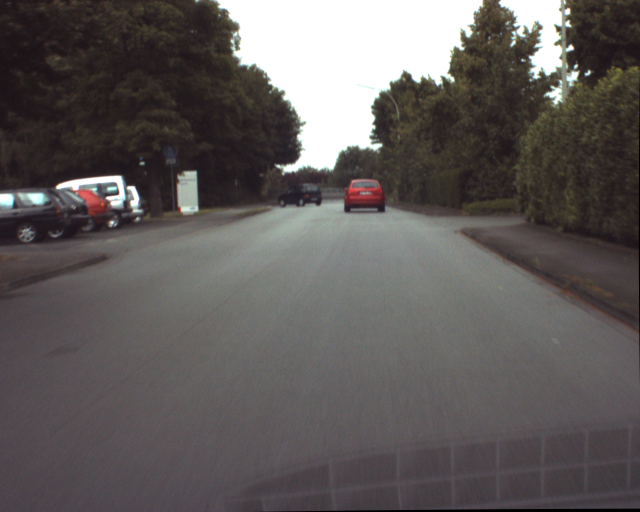
%> input picture ur_c_s_03a_01_L_0376.png, 1280 x 1024 px (shown at 1/2 size)
$ octave --eval "ColorBased_Segmentation;"   (GNU Octave 9; MATLAB toolbox functions it lacks are replaced by stand-ins)
%> lines starting %> are read from the running program, lines starting %| are printed output that depends on the picture; in (x1, y1, x2, y2) boxes, pixels count from 0 and x2, y2 are one past the last pixel; in counts of white or black regions, pixels touching at a corner belong together; the program's own positions count from 1
function ColorBased_Segmentation()

I1 = imread('ur_c_s_03a_01_L_0376.png');
%> I1 is the input picture: size 1024x1280x3 uint8; mean R, G, B 95.5, 90.9, 90
I2 = imread('ur_c_s_03a_01_L_0377.png');
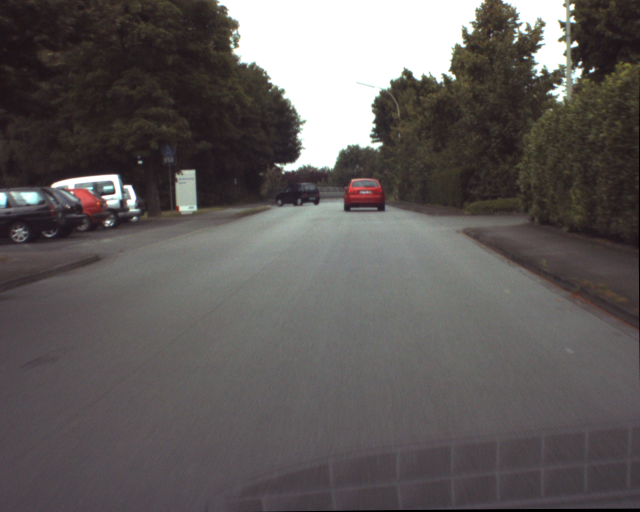
%> input picture ur_c_s_03a_01_L_0377.png, 1280 x 1024 px (shown at 1/2 size)
%> I2 is the input picture: size 1024x1280x3 uint8; mean R, G, B 95.5, 90.9, 90
I3 = imread('ur_c_s_03a_01_L_0378.png');
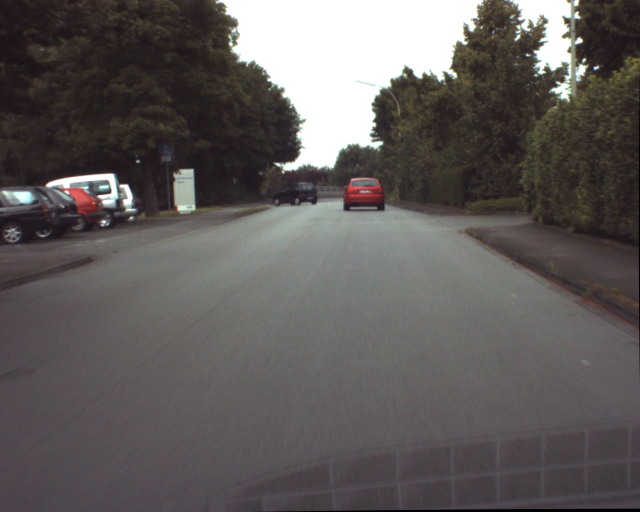
%> input picture ur_c_s_03a_01_L_0378.png, 1280 x 1024 px (shown at 1/2 size)
%> I3 is the input picture: size 1024x1280x3 uint8; mean R, G, B 95.7, 91.1, 90.2
I4 = imread('ur_c_s_03a_01_L_0379.png');
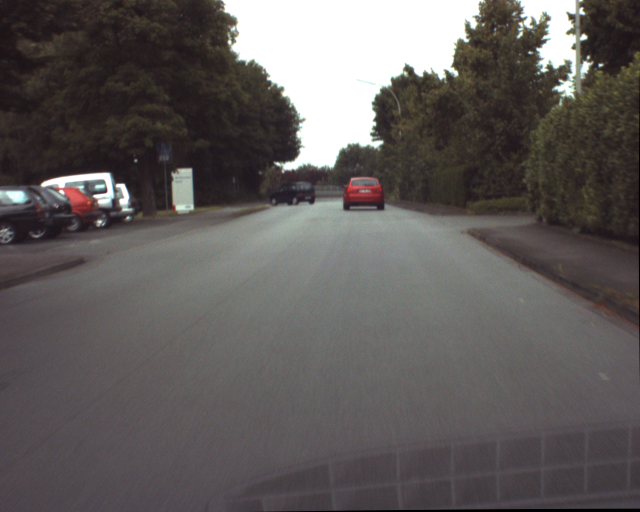
%> input picture ur_c_s_03a_01_L_0379.png, 1280 x 1024 px (shown at 1/2 size)
%> I4 is the input picture: size 1024x1280x3 uint8; mean R, G, B 96, 91.5, 90.5
I5 = imread('ur_c_s_03a_01_L_0380.png');
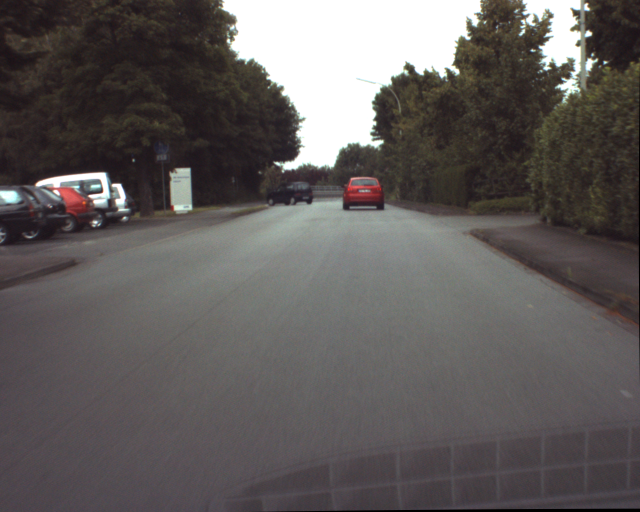
%> input picture ur_c_s_03a_01_L_0380.png, 1280 x 1024 px (shown at 1/2 size)
%> I5 is the input picture: size 1024x1280x3 uint8; mean R, G, B 96.2, 91.7, 90.8
I6 = imread('ur_c_s_03a_01_L_0381.png');
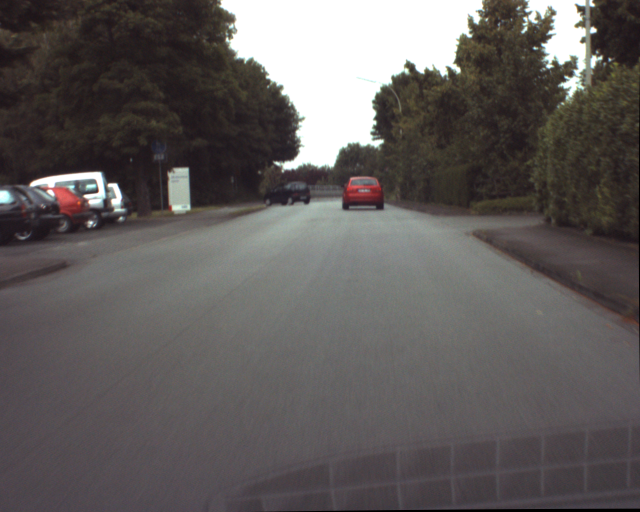
%> input picture ur_c_s_03a_01_L_0381.png, 1280 x 1024 px (shown at 1/2 size)
%> I6 is the input picture: size 1024x1280x3 uint8; mean R, G, B 96.5, 92, 91

figure
% Gray images
I1_Gray = rgb2gray(I1) ;
I2_Gray = rgb2gray(I2) ;
I3_Gray = rgb2gray(I3) ;
I4_Gray = rgb2gray(I4) ;
I5_Gray = rgb2gray(I5) ;
I6_Gray = rgb2gray(I6) ;

% HSV Images
I1_HSV=rgb2hsv(I1);
%> I1_HSV: size 1024x1280x3 double; mean H, S, V 0.427, 0.126, 0.379
I2_HSV=rgb2hsv(I2);
%> I2_HSV: size 1024x1280x3 double; mean H, S, V 0.428, 0.126, 0.38
I3_HSV=rgb2hsv(I3);
%> I3_HSV: size 1024x1280x3 double; mean H, S, V 0.428, 0.125, 0.38
I4_HSV=rgb2hsv(I4);
%> I4_HSV: size 1024x1280x3 double; mean H, S, V 0.426, 0.124, 0.381
I5_HSV=rgb2hsv(I5);
%> I5_HSV: size 1024x1280x3 double; mean H, S, V 0.424, 0.125, 0.383
I6_HSV=rgb2hsv(I6);
%> I6_HSV: size 1024x1280x3 double; mean H, S, V 0.421, 0.124, 0.384

% H, S and V components of the image
I1_H = I1_HSV(:,:,1) ;   I1_S = I1_HSV(:,:,2) ; I1_V = I1_HSV(:,:,3) ;
I2_H = I2_HSV(:,:,1) ;   I2_S = I2_HSV(:,:,2) ; I2_V = I2_HSV(:,:,3) ;
I3_H = I3_HSV(:,:,1) ;   I3_S = I3_HSV(:,:,2) ; I3_V = I3_HSV(:,:,3) ;
I4_H = I4_HSV(:,:,1) ;   I4_S = I4_HSV(:,:,2) ; I4_V = I4_HSV(:,:,3) ;
I5_H = I5_HSV(:,:,1) ;   I5_S = I5_HSV(:,:,2) ; I5_V = I5_HSV(:,:,3) ;
I6_H = I6_HSV(:,:,1) ;   I6_S = I6_HSV(:,:,2) ; I6_V = I6_HSV(:,:,3) ;

%% Black Car

% finding the range in the H segment of the first image

figure ; imagesc(I1_HSV(:,:,1));colormap gray
I1_Car_HSV = I1_HSV(390:400,575:595,:);
figure ; imagesc(I1_Car_HSV(:,:,1));

% Mean and standard deviation chosing
Mean = mean(I1_Car_HSV(:,:,1),'all');
%> Mean = 0.774
STD = std2(I1_Car_HSV(:,:,1));
%> STD = 0.0521
%% applying to the picture 1

[rr,cc,pp]=size(I1_HSV);
%> rr = 1024; cc = 1280; pp = 3
mask=I1_HSV(:,:,1) > Mean-STD & I1_HSV(:,:,1) < Mean+STD; % defining the range to be considered for the mask
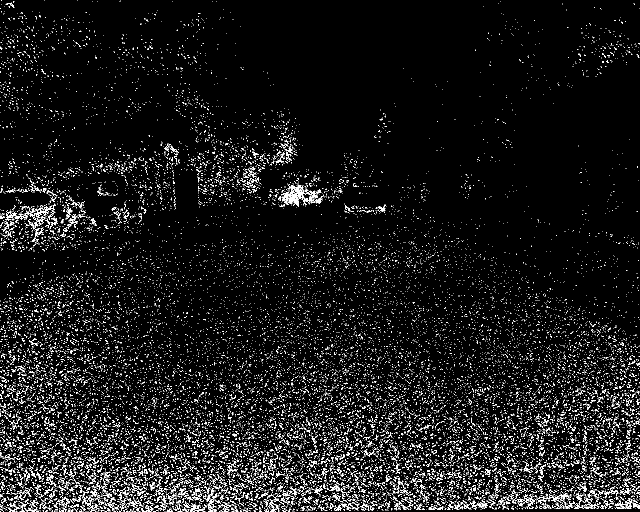
%> mask: size 1024x1280 logical (shown at 1/2 size); 6% white in thin lines or dots
seg1=zeros(rr,cc);
seg1=seg1+mask;
%> seg1: size 1024x1280 double; values 0 (black) and 1 (white), 6% white in thin lines or dots

labeledImage = bwlabel(seg1);
prop=regionprops(labeledImage, 'Area','Centroid','BoundingBox');
%> prop = 20480 regions; largest, box (x1, y1, x2, y2), Area and Centroid: (562, 369, 649, 414) 1226 [601.3 392.9], (12, 422, 68, 441) 331 [36.3 431.9], (1229, 997, 1280, 1018) 300 [1257 1010.3], (68, 407, 112, 436) 274 [88.4 422.4], (1148, 996, 1199, 1018) 234 [1173 1012.1]
[~,Index] = max([prop.Area]);
%> Index = 9887
LargestSeg = prop(Index);
%> LargestSeg = 1 region; box (x1, y1, x2, y2), Area and Centroid: (562, 369, 649, 414) 1226 [601.3 392.9]

xc1=floor(LargestSeg(1).Centroid(1));
%> xc1 = 601
yc1=floor(LargestSeg(1).Centroid(2));
%> yc1 = 392
ul_corner_width1=LargestSeg(1).BoundingBox;
%> ul_corner_width1 = [562.5 369.5 87 45]

%% applying to the picture 2

[rr,cc,pp]=size(I2_HSV);
mask=I2_HSV(:,:,1) > Mean-STD & I2_HSV(:,:,1) < Mean+STD; % defining the range to be considered for the mask
%> mask: size 1024x1280 logical; 6% white in thin lines or dots
seg2=zeros(rr,cc);
seg2=seg2+mask;

labeledImage = bwlabel(seg2);
prop=regionprops(labeledImage, 'Area','Centroid','BoundingBox');
%> prop = 20895 regions; largest, box (x1, y1, x2, y2), Area and Centroid: (550, 367, 639, 411) 1234 [595.3 390.5], (1174, 1001, 1205, 1018) 206 [1190.8 1011.5], (435, 991, 460, 1024) 175 [446.1 1013.4], (0, 422, 22, 442) 139 [12.2 432.3], (1111, 979, 1134, 1006) 134 [1123.7 994.5]
[~,Index] = max([prop.Area]);
%> Index = 9880
LargestSeg = prop(Index);
%> LargestSeg = 1 region; box (x1, y1, x2, y2), Area and Centroid: (550, 367, 639, 411) 1234 [595.3 390.5]

xc2=floor(LargestSeg(1).Centroid(1));
%> xc2 = 595
yc2=floor(LargestSeg(1).Centroid(2));
%> yc2 = 390
ul_corner_width2=LargestSeg(1).BoundingBox;
%> ul_corner_width2 = [550.5 367.5 89 44]

%% applying to the picture 3

[rr,cc,pp]=size(I3_HSV);
mask=I3_HSV(:,:,1) > Mean-STD & I3_HSV(:,:,1) < Mean+STD; % defining the range to be considered for the mask
%> mask: size 1024x1280 logical; 6.1% white in thin lines or dots
seg3=zeros(rr,cc);
seg3=seg3+mask;
%> seg3: size 1024x1280 double; values 0 (black) and 1 (white), 6.1% white in thin lines or dots

labeledImage = bwlabel(seg3);
prop=regionprops(labeledImage, 'Area','Centroid','BoundingBox');
%> prop = 21058 regions; largest, box (x1, y1, x2, y2), Area and Centroid: (551, 362, 632, 411) 1016 [586.8 390.4], (661, 992, 687, 1022) 222 [673.4 1007.5], (110, 1001, 141, 1024) 169 [126.4 1015.3], (237, 977, 258, 1002) 159 [248.3 989.2], (1223, 1000, 1256, 1016) 155 [1238 1007.2]
[~,Index] = max([prop.Area]);
%> Index = 9934
LargestSeg = prop(Index);
%> LargestSeg = 1 region; box (x1, y1, x2, y2), Area and Centroid: (551, 362, 632, 411) 1016 [586.8 390.4]

xc3=floor(LargestSeg(1).Centroid(1));
%> xc3 = 586
yc3=floor(LargestSeg(1).Centroid(2));
%> yc3 = 390
ul_corner_width3=LargestSeg(1).BoundingBox;
%> ul_corner_width3 = [551.5 362.5 81 49]


%% applying to the picture 4

[rr,cc,pp]=size(I4_HSV);
mask=I4_HSV(:,:,1) > Mean-STD & I4_HSV(:,:,1) < Mean+STD; % defining the range to be considered for the mask
%> mask: size 1024x1280 logical; 6% white in thin lines or dots
seg4=zeros(rr,cc);
seg4=seg4+mask;

labeledImage = bwlabel(seg4);
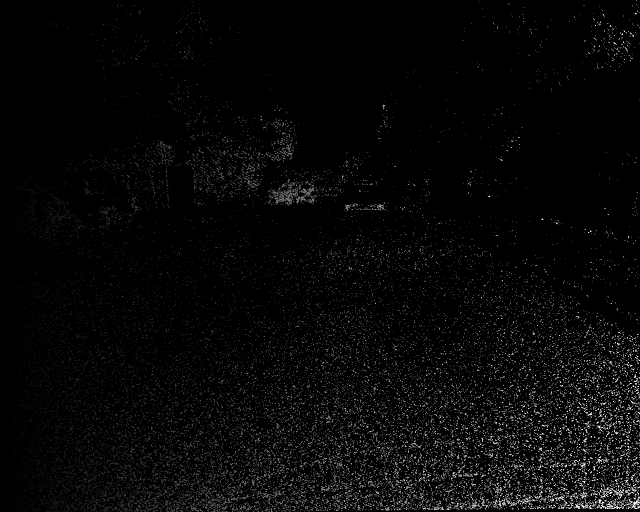
%> labeledImage: size 1024x1280 double (shown at 1/2 size); min 0, max 20680, mean 595.8; drawn with min black and max white
prop=regionprops(labeledImage, 'Area','Centroid','BoundingBox');
%> prop = 20680 regions; largest, box (x1, y1, x2, y2), Area and Centroid: (537, 365, 596, 411) 793 [571.1 390.7], (592, 374, 631, 409) 405 [612.9 391.9], (1190, 998, 1247, 1018) 358 [1219.9 1010.3], (93, 992, 136, 1019) 266 [112.2 1006.3], (11, 413, 56, 434) 250 [33.4 423.4]
[~,Index] = max([prop.Area]);
%> Index = 9462
LargestSeg = prop(Index);
%> LargestSeg = 1 region; box (x1, y1, x2, y2), Area and Centroid: (537, 365, 596, 411) 793 [571.1 390.7]

xc4=floor(LargestSeg(1).Centroid(1));
%> xc4 = 571
yc4=floor(LargestSeg(1).Centroid(2));
%> yc4 = 390
ul_corner_width4=LargestSeg(1).BoundingBox;
%> ul_corner_width4 = [537.5 365.5 59 46]

%% applying to the picture 5

[rr,cc,pp]=size(I5_HSV);
mask=I5_HSV(:,:,1) > Mean-STD & I5_HSV(:,:,1) < Mean+STD; % defining the range to be considered for the mask
seg5=zeros(rr,cc);
seg5=seg5+mask;

labeledImage = bwlabel(seg5);
prop=regionprops(labeledImage, 'Area','Centroid','BoundingBox');
%> prop = 20994 regions; largest, box (x1, y1, x2, y2), Area and Centroid: (533, 370, 629, 410) 1203 [581.5 391.3], (923, 999, 979, 1019) 262 [952.7 1009.8], (1226, 989, 1253, 1018) 218 [1240.7 1006.6], (571, 978, 615, 1009) 204 [592.3 989], (1123, 980, 1164, 1007) 200 [1146.3 994.4]
[~,Index] = max([prop.Area]);
%> Index = 9534
LargestSeg = prop(Index);
%> LargestSeg = 1 region; box (x1, y1, x2, y2), Area and Centroid: (533, 370, 629, 410) 1203 [581.5 391.3]

xc5=floor(LargestSeg(1).Centroid(1));
%> xc5 = 581
yc5=floor(LargestSeg(1).Centroid(2));
%> yc5 = 391
ul_corner_width5=LargestSeg(1).BoundingBox;
%> ul_corner_width5 = [533.5 370.5 96 40]

%% applying to the picture 6

[rr,cc,pp]=size(I6_HSV);
mask=I6_HSV(:,:,1) > Mean-STD & I6_HSV(:,:,1) < Mean+STD; % defining the range to be considered for the mask
seg6=zeros(rr,cc);
seg6=seg6+mask;

labeledImage = bwlabel(seg6);
prop=regionprops(labeledImage, 'Area','Centroid','BoundingBox');
%> prop = 21060 regions; largest, box (x1, y1, x2, y2), Area and Centroid: (529, 371, 592, 411) 853 [562.2 392.6], (1128, 994, 1178, 1018) 283 [1156.5 1011], (122, 985, 162, 1015) 236 [136.9 1004], (374, 985, 402, 1024) 211 [390.6 1006.1], (190, 1008, 230, 1024) 183 [210.9 1016.2]
[~,Index] = max([prop.Area]);
%> Index = 9443
LargestSeg = prop(Index);
%> LargestSeg = 1 region; box (x1, y1, x2, y2), Area and Centroid: (529, 371, 592, 411) 853 [562.2 392.6]

xc6=floor(LargestSeg(1).Centroid(1));
%> xc6 = 562
yc6=floor(LargestSeg(1).Centroid(2));
%> yc6 = 392
ul_corner_width6=LargestSeg(1).BoundingBox;
%> ul_corner_width6 = [529.5 371.5 63 40]

% Plotting Images

figure
subplot(2,3,1),imagesc(seg1),colormap gray,title('detected object 1')
hold on
plot(xc1,yc1,'*r')
rectangle('Position',ul_corner_width1,'EdgeColor',[1,0,0])

subplot(2,3,2),imagesc(seg2),colormap gray,title('detected object 2')
hold on
plot(xc2,yc2,'*r')
rectangle('Position',ul_corner_width2,'EdgeColor',[1,0,0])

subplot(2,3,3),imagesc(seg3),colormap gray,title('detected object 3')
hold on
plot(xc3,yc3,'*r')
rectangle('Position',ul_corner_width3,'EdgeColor',[1,0,0])

subplot(2,3,4),imagesc(seg4),colormap gray,title('detected object 4')
hold on
plot(xc4,yc4,'*r')
rectangle('Position',ul_corner_width4,'EdgeColor',[1,0,0])

subplot(2,3,5),imagesc(seg5),colormap gray,title('detected object 5')
hold on
plot(xc5,yc5,'*r')
rectangle('Position',ul_corner_width5,'EdgeColor',[1,0,0])

subplot(2,3,6),imagesc(seg6),colormap gray,title('detected object 6')
hold on
plot(xc6,yc6,'*r')
rectangle('Position',ul_corner_width6,'EdgeColor',[1,0,0])


figure
subplot(2,3,1),imagesc(I1_Gray),colormap gray,title('detected object 1')
hold on
plot(xc1,yc1,'*r')
rectangle('Position',ul_corner_width1,'EdgeColor',[1,0,0])

subplot(2,3,2),imagesc(I2_Gray),colormap gray,title('detected object 2')
hold on
plot(xc2,yc2,'*r')
rectangle('Position',ul_corner_width2,'EdgeColor',[1,0,0])

subplot(2,3,3),imagesc(I3_Gray),colormap gray,title('detected object 3')
hold on
plot(xc3,yc3,'*r')
rectangle('Position',ul_corner_width3,'EdgeColor',[1,0,0])

subplot(2,3,4),imagesc(I4_Gray),colormap gray,title('detected object 4')
hold on
plot(xc4,yc4,'*r')
rectangle('Position',ul_corner_width4,'EdgeColor',[1,0,0])

subplot(2,3,5),imagesc(I5_Gray),colormap gray,title('detected object 5')
hold on
plot(xc5,yc5,'*r')
rectangle('Position',ul_corner_width5,'EdgeColor',[1,0,0])

subplot(2,3,6),imagesc(I6_Gray),colormap gray,title('detected object 6')
hold on
plot(xc6,yc6,'*r')
rectangle('Position',ul_corner_width6,'EdgeColor',[1,0,0])

%% Red car

%% finding the range

figure ; imagesc(I1_HSV(:,:,1));colormap gray
I1_Car_HSV = I1_HSV(390:400,575:595,:);
figure ; imagesc(I1_Car_HSV(:,:,1));

Mean = mean(I1_Car_HSV(:,:,1),'all');
STD = std2(I1_Car_HSV(:,:,1));
%% applying to the picture 1

[rr,cc,pp]=size(I1_HSV);
mask=I1_HSV(:,:,1) > 0.97 & I1_HSV(:,:,1) < 1; % defining the range to be considered for the mask
seg1=zeros(rr,cc);
seg1=seg1+mask;

labeledImage = bwlabel(seg1);
prop=regionprops(labeledImage, 'Area','Centroid','BoundingBox');
%> prop = 29538 regions; largest, box (x1, y1, x2, y2), Area and Centroid: (685, 360, 771, 411) 2219 [728.8 390.9], (170, 395, 223, 445) 865 [195.1 418.4], (728, 355, 747, 365) 70 [738.5 360.6], (110, 410, 121, 429) 63 [115.3 418.4], (167, 380, 185, 392) 62 [178.1 385.8]
[~,Index] = max([prop.Area]);
%> Index = 18033
LargestSeg = prop(Index);
%> LargestSeg = 1 region; box (x1, y1, x2, y2), Area and Centroid: (685, 360, 771, 411) 2219 [728.8 390.9]

xc1=floor(LargestSeg(1).Centroid(1));
%> xc1 = 728
yc1=floor(LargestSeg(1).Centroid(2));
%> yc1 = 390
ul_corner_width1=LargestSeg(1).BoundingBox;
%> ul_corner_width1 = [685.5 360.5 86 51]

%% applying to the picture 2

[rr,cc,pp]=size(I2_HSV);
mask=I2_HSV(:,:,1) > 0.97 & I2_HSV(:,:,1) < 1; % defining the range to be considered for the mask
seg2=zeros(rr,cc);
seg2=seg2+mask;

labeledImage = bwlabel(seg2);
prop=regionprops(labeledImage, 'Area','Centroid','BoundingBox');
%> prop = 29528 regions; largest, box (x1, y1, x2, y2), Area and Centroid: (687, 357, 770, 409) 2101 [727.8 389.9], (161, 395, 217, 444) 851 [184.5 417.5], (172, 384, 193, 395) 81 [181.2 390.7], (97, 407, 110, 422) 69 [103.6 415.4], (100, 421, 113, 433) 68 [106.5 428.1]
[~,Index] = max([prop.Area]);
%> Index = 18103
LargestSeg = prop(Index);
%> LargestSeg = 1 region; box (x1, y1, x2, y2), Area and Centroid: (687, 357, 770, 409) 2101 [727.8 389.9]

xc2=floor(LargestSeg(1).Centroid(1));
%> xc2 = 727
yc2=floor(LargestSeg(1).Centroid(2));
%> yc2 = 389
ul_corner_width2=LargestSeg(1).BoundingBox;
%> ul_corner_width2 = [687.5 357.5 83 52]

%% applying to the picture 3

[rr,cc,pp]=size(I3_HSV);
mask=I3_HSV(:,:,1) > 0.97 & I3_HSV(:,:,1) < 1; % defining the range to be considered for the mask
seg3=zeros(rr,cc);
seg3=seg3+mask;

labeledImage = bwlabel(seg3);
prop=regionprops(labeledImage, 'Area','Centroid','BoundingBox');
%> prop = 29646 regions; largest, box (x1, y1, x2, y2), Area and Centroid: (686, 358, 771, 407) 2024 [728.3 388.4], (149, 388, 203, 444) 1016 [175.5 415.1], (87, 421, 99, 432) 63 [92.4 427.5], (83, 409, 95, 420) 55 [90 415.5], (130, 377, 146, 394) 52 [139 385.1]
[~,Index] = max([prop.Area]);
%> Index = 17795
LargestSeg = prop(Index);
%> LargestSeg = 1 region; box (x1, y1, x2, y2), Area and Centroid: (686, 358, 771, 407) 2024 [728.3 388.4]

xc3=floor(LargestSeg(1).Centroid(1));
%> xc3 = 728
yc3=floor(LargestSeg(1).Centroid(2));
%> yc3 = 388
ul_corner_width3=LargestSeg(1).BoundingBox;
%> ul_corner_width3 = [686.5 358.5 85 49]

%% applying to the picture 4

[rr,cc,pp]=size(I4_HSV);
mask=I4_HSV(:,:,1) > 0.97 & I4_HSV(:,:,1) <1; % defining the range to be considered for the mask
seg4=zeros(rr,cc);
seg4=seg4+mask;

labeledImage = bwlabel(seg4);
prop=regionprops(labeledImage, 'Area','Centroid','BoundingBox');
%> prop = 28702 regions; largest, box (x1, y1, x2, y2), Area and Centroid: (685, 356, 770, 406) 2164 [726.2 387.3], (130, 385, 199, 434) 1008 [163.4 414.5], (145, 374, 177, 407) 206 [161.8 388.8], (737, 351, 754, 366) 64 [746.6 358.6], (74, 423, 87, 434) 62 [80.3 427.9]
[~,Index] = max([prop.Area]);
%> Index = 17380
LargestSeg = prop(Index);
%> LargestSeg = 1 region; box (x1, y1, x2, y2), Area and Centroid: (685, 356, 770, 406) 2164 [726.2 387.3]

xc4=floor(LargestSeg(1).Centroid(1));
%> xc4 = 726
yc4=floor(LargestSeg(1).Centroid(2));
%> yc4 = 387
ul_corner_width4=LargestSeg(1).BoundingBox;
%> ul_corner_width4 = [685.5 356.5 85 50]

%% applying to the picture 5

[rr,cc,pp]=size(I5_HSV);
mask=I5_HSV(:,:,1) >0.97 & I5_HSV(:,:,1) < 1; % defining the range to be considered for the mask
seg5=zeros(rr,cc);
seg5=seg5+mask;

labeledImage = bwlabel(seg5);
prop=regionprops(labeledImage, 'Area','Centroid','BoundingBox');
%> prop = 28724 regions; largest, box (x1, y1, x2, y2), Area and Centroid: (684, 359, 769, 405) 2053 [725.5 387.4], (129, 371, 190, 448) 1225 [156.3 412.1], (125, 394, 135, 411) 66 [130.4 403.4], (103, 375, 122, 389) 55 [115.4 380.3], (60, 424, 71, 433) 50 [65.4 429.7]
[~,Index] = max([prop.Area]);
%> Index = 17214
LargestSeg = prop(Index);
%> LargestSeg = 1 region; box (x1, y1, x2, y2), Area and Centroid: (684, 359, 769, 405) 2053 [725.5 387.4]

xc5=floor(LargestSeg(1).Centroid(1));
%> xc5 = 725
yc5=floor(LargestSeg(1).Centroid(2));
%> yc5 = 387
ul_corner_width5=LargestSeg(1).BoundingBox;
%> ul_corner_width5 = [684.5 359.5 85 46]

%% applying to the picture 6

[rr,cc,pp]=size(I6_HSV);
mask=I6_HSV(:,:,1) > 0.97 & I6_HSV(:,:,1) < 1; % defining the range to be considered for the mask
seg6=zeros(rr,cc);
seg6=seg6+mask;

labeledImage = bwlabel(seg6);
prop=regionprops(labeledImage, 'Area','Centroid','BoundingBox');
%> prop = 28180 regions; largest, box (x1, y1, x2, y2), Area and Centroid: (684, 354, 768, 405) 2079 [726.1 386.3], (94, 373, 180, 440) 1298 [140.5 411.2], (120, 372, 141, 392) 132 [130.3 381.7], (145, 438, 162, 449) 64 [153.1 443.5], (42, 409, 52, 420) 52 [47.4 415.9]
[~,Index] = max([prop.Area]);
%> Index = 16669
LargestSeg = prop(Index);
%> LargestSeg = 1 region; box (x1, y1, x2, y2), Area and Centroid: (684, 354, 768, 405) 2079 [726.1 386.3]

xc6=floor(LargestSeg(1).Centroid(1));
%> xc6 = 726
yc6=floor(LargestSeg(1).Centroid(2));
%> yc6 = 386
ul_corner_width6=LargestSeg(1).BoundingBox;
%> ul_corner_width6 = [684.5 354.5 84 51]

% Plotting Images

figure
subplot(2,3,1),imagesc(seg1),colormap gray,title('detected object 1')
hold on
plot(xc1,yc1,'*r')
rectangle('Position',ul_corner_width1,'EdgeColor',[1,0,0])

subplot(2,3,2),imagesc(seg2),colormap gray,title('detected object 2')
hold on
plot(xc2,yc2,'*r')
rectangle('Position',ul_corner_width2,'EdgeColor',[1,0,0])

subplot(2,3,3),imagesc(seg3),colormap gray,title('detected object 3')
hold on
plot(xc3,yc3,'*r')
rectangle('Position',ul_corner_width3,'EdgeColor',[1,0,0])

subplot(2,3,4),imagesc(seg4),colormap gray,title('detected object 4')
hold on
plot(xc4,yc4,'*r')
rectangle('Position',ul_corner_width4,'EdgeColor',[1,0,0])

subplot(2,3,5),imagesc(seg5),colormap gray,title('detected object 5')
hold on
plot(xc5,yc5,'*r')
rectangle('Position',ul_corner_width5,'EdgeColor',[1,0,0])

subplot(2,3,6),imagesc(seg6),colormap gray,title('detected object 6')
hold on
plot(xc6,yc6,'*r')
rectangle('Position',ul_corner_width6,'EdgeColor',[1,0,0])


figure
subplot(2,3,1),imagesc(I1_Gray),colormap gray,title('detected object 1')
hold on
plot(xc1,yc1,'*r')
rectangle('Position',ul_corner_width1,'EdgeColor',[1,0,0])

subplot(2,3,2),imagesc(I2_Gray),colormap gray,title('detected object 2')
hold on
plot(xc2,yc2,'*r')
rectangle('Position',ul_corner_width2,'EdgeColor',[1,0,0])

subplot(2,3,3),imagesc(I3_Gray),colormap gray,title('detected object 3')
hold on
plot(xc3,yc3,'*r')
rectangle('Position',ul_corner_width3,'EdgeColor',[1,0,0])

subplot(2,3,4),imagesc(I4_Gray),colormap gray,title('detected object 4')
hold on
plot(xc4,yc4,'*r')
rectangle('Position',ul_corner_width4,'EdgeColor',[1,0,0])

subplot(2,3,5),imagesc(I5_Gray),colormap gray,title('detected object 5')
hold on
plot(xc5,yc5,'*r')
rectangle('Position',ul_corner_width5,'EdgeColor',[1,0,0])

subplot(2,3,6),imagesc(I6_Gray),colormap gray,title('detected object 6')
hold on
plot(xc6,yc6,'*r')
rectangle('Position',ul_corner_width6,'EdgeColor',[1,0,0])


end
